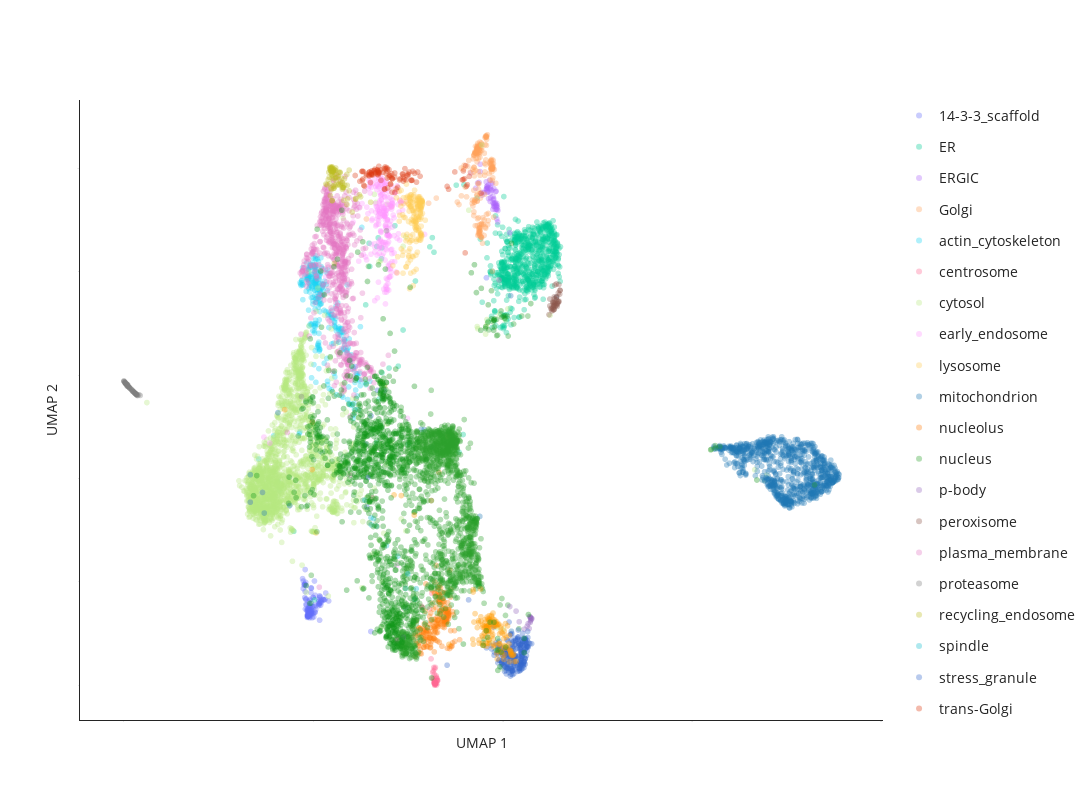

This figure's notebook cell:
### Markdown cell above
### generate UMAP plots

### Code cell
# generate 2D UMAP plot
label_to_color = "Graph-based_localization_annotation" # **choose which annotation column to highlight here** , other choices: cluster_annotation, Protein-level_consensus_annotation

fig = pu.interaction_umap(umap_table,
    node_name='Gene_name_canonical', cluster=label_to_color, opacity = 0.35,
    unlabelled_color='#D0D3D4', unlabelled_opacity=0.1, pointsize = 6,
    x='umap_1', y='umap_2',
    categorical=True)
fig.update_layout(width=1200, height=800)

fig.show()

# save the figure as an html file
save_path = os.path.join("output")
save_name = f"UMAP_2Dview_seed={UMAP_seed}html"
pio.write_html(fig, file=os.path.join(save_path, save_name), auto_open=False)

### Figure 1 — Plotly figure (JSON) as saved in the notebook; plotly's stock layout.template omitted (floating-point values rounded to 4 significant figures; data arrays with more than 128 entries replaced by an {"elided": "..."} marker saying what was removed)
{"data": [{"customdata": [[6594], [2734], [5560], [5147], [3225], [103], [8252], [2148], [6244], [7732], [934], [7519], [2886], [2171], [3689], [3980], [7881], [604], [8351], [183], [1803], [6672], [6964], [4559], [588], [1801], [1078], [8435], [3256], [4205], [2184], [902], [4218], [3814], [3989], [5142], [7775], [6097], [5529], [1049], [5717], [7299], [6106], [6053], [2081], [5115], [5116], [7770], [3163], [6107], [2777], [6266], [7767], [4138], [7510], [8193], [165], [4131], [164], [4915], [2029], [3127], [2103], [4926], [2031], [6021], [3175], [7493], [3635], [7201], [3507], [6355], [5495], [5937], [1828], [6771], [474], [3435], [2334], [2509], [4858], [4319], [394], [5665], [4443], [1419], [3450], [767], [6383], [8078], [1849], [3894], [6400], [1861], [8109], [7839], [2399], [5016], [5833], [5677], [3084], [3921], [194], [2229], [1811], [3629], [2241], [4545], [4544], [3295], [7554], [3335], [5577], [7008], [3628], [3347], [3351], [3092], [3344], [3947], [5767], [6218], [6335], [518], [5946]], "hovertemplate": "<b>%{hovertext}</b><br><br>Graph-based_localization_annotation=14-3-3_scaffold<br>UMAP 1=%{x}<br>UMAP 2=%{y}<extra></extra>", "hovertext": ["CEP112", "DEF6", "KIF1Bbeta", "AKAP13", "YWHAZ", "TBC1D7", "ZBTB21", "KIF5A", "CLASP1", "MLXIP", "SPRYD3", "TANC1", "SHROOM3", "KIF5C", "RAF1", "PFKFB2", "HOMER3", "PLEKHG4", "SIK3", "RACGAP1", "TSC1", "NAV1", "E2F7", "YWHAB", "SHCBP1", "KSR1", "KLC4", "IRS2", "WNK1", "PPP1R3D", "KIF23", "MAP3K2", "LATS1", "SYNJ2", "SRGAP2", "FOXO1", "MSL2", "RICTOR", "CCDC88A", "RASSF7", "Q5IBP5[p]", "MAPKAP1", "CRTC3", "SASH1", "MYCBP2", "CAMSAP2", "SPIRE1", "TANC2", "TBC1D1", "CRTC1", "CEP170", "SH3RF1", "CENPJ", "SOGA1", "FAM117A", "RASAL2", "KLC3", "FRYL", "SH3BP5L", "YWHAG", "KIF1A", "PTPN3", "ARHGEF2", "YWHAE", "WDR37", "MAST2", "KIF5B-ALK", "OSBPL6", "CEP170B", "NEK1", "SH3PXD2A", "RALGPS2", "SHROOM1", "WWC2", "TSC2", "DENND1A", "BAD", "MAP3K4", "AP5Z1", "NADK", "HDAC4", "FBXO45", "EXO1", "RASAL2", "NF1", "PNPLA2", "PACS2", "CDR2L", "PTOV1", "CAMSAP3", "PLCH1", "FOXO3", "CRLF3", "FAM13A", "PI4KB", "KIF13B", "ARHGAP32", "FOXK1", "MAP3K21", "MAP3K5", "R3HDM2", "CFAP410", "ARAF", "WDR62", "DYRK1A", "HDAC7", "E2F8", "CDC25C", "CDC25B", "CLASP2", "KLC2", "CLASP2", "CRTC2", "GPRASP2", "HECTD4", "KLC1", "CEP170", "EML3", "ARHGEF4", "TBC1D4", "CEP170", "KNS2", "GLCCI1", "USP8", "CARMIL2"], "legendgroup": "14-3-3_scaffold", "marker": {"color": "#636EFA", "opacity": 0.35, "size": 6, "symbol": "circle"}, "mode": "markers", "name": "14-3-3_scaffold", "showlegend": true, "type": "scattergl", "x": [4.851, 4.919, 5.168, 4.961, 5.315, 4.899, 4.871, 4.794, 5.408, 5.053, 4.921, 5.054, 6.114, 4.875, 4.857, 4.864, 4.856, 5.042, 4.809, 5.276, 4.852, 4.912, 5.033, 5.203, 4.903, 4.844, 4.915, 4.942, 5.33, 4.806, 5.167, 4.832, 4.808, 4.94, 5.163, 4.908, 4.999, 5.01, 4.854, 4.944, 4.876, 5.039, 4.866, 4.864, 5.193, 4.892, 4.887, 5.218, 4.785, 4.873, 4.901, 4.787, 4.943, 4.907, 4.853, 5.065, 4.837, 4.96, 4.802, 5.162, 5.012, 5.17, 5.285, 5.215, 4.899, 4.917, 5.194, 9.574, 4.869, 5.015, 4.897, 4.895, 4.952, 4.736, 4.905, 4.765, 4.845, 4.74, 5.136, 4.886, 4.845, 4.957, 4.972, 5.141, 4.953, 4.829, 4.894, 4.886, 4.871, 4.9, 5.156, 4.887, 4.855, 4.884, 4.952, 4.939, 4.914, 4.914, 4.921, 4.89, 4.785, 4.891, 4.856, 4.871, 6.522, 4.881, 4.917, 4.766, 4.776, 5.183, 5.15, 5.26, 4.865, 4.989, 4.969, 5.144, 4.998, 4.902, 4.768, 5.052, 7.436, 4.911, 4.718, 4.862, 4.803], "xaxis": "x", "y": [1.354, 1.514, 1.26, 1.417, 1.663, 1.384, 1.378, 1.474, 1.632, 1.741, 1.397, 1.526, 6.169, 1.334, 1.328, 1.372, 1.471, 1.553, 1.671, 1.651, 1.38, 1.398, 2.018, 1.63, 1.639, 1.313, 1.346, 1.383, 1.785, 1.562, 1.695, 1.444, 1.932, 1.795, 1.591, 1.515, 1.697, 1.521, 1.337, 1.884, 1.362, 1.418, 1.367, 1.624, 1.547, 1.363, 1.492, 1.649, 1.813, 1.409, 1.397, 2.239, 1.399, 1.414, 1.441, 1.466, 1.475, 1.381, 1.662, 1.587, 1.387, 1.731, 1.652, 1.6, 1.43, 1.445, 1.61, 7.888, 1.475, 1.323, 1.409, 1.37, 1.877, 1.872, 1.306, 1.954, 1.353, 2.017, 1.656, 1.393, 1.347, 1.452, 1.307, 1.618, 1.398, 1.558, 1.54, 1.432, 1.36, 1.372, 1.567, 1.516, 1.432, 1.365, 1.457, 1.482, 1.662, 1.554, 1.451, 1.342, 1.953, 1.452, 1.327, 1.342, 1.04, 1.372, 1.459, 1.932, 1.697, 1.714, 1.543, 1.663, 1.341, 1.387, 1.516, 1.569, 1.703, 1.41, 1.953, 1.413, 1.499, 1.33, 2.064, 1.332, 1.991], "yaxis": "y"}, {"customdata": {"elided": "754x1 int values"}, "hovertemplate": "<b>%{hovertext}</b><br><br>Graph-based_localization_annotation=ER<br>UMAP 1=%{x}<br>UMAP 2=%{y}<extra></extra>", "hovertext": {"elided": "754 str values"}, "legendgroup": "ER", "marker": {"color": "#00CC96", "opacity": 0.35, "size": 6, "symbol": "circle"}, "mode": "markers", "name": "ER", "showlegend": true, "type": "scattergl", "x": {"elided": "754 float values"}, "xaxis": "x", "y": {"elided": "754 float values"}, "yaxis": "y"}, {"customdata": [[4413], [3597], [2299], [3648], [5396], [6281], [7569], [958], [5383], [4847], [4192], [4036], [2303], [5141], [8481], [1646], [3278], [666], [7596], [2317], [5584], [2841], [3519], [6828], [230], [3044], [6708], [3029], [2998], [8011], [2868], [4808], [1919], [4807], [5688], [5218], [1983], [6800], [512], [5759], [2683], [2825], [282], [2501], [1747], [3767], [1754], [3162], [7797], [8387], [5712], [748], [2617], [3827], [3837], [5705], [2811], [576]], "hovertemplate": "<b>%{hovertext}</b><br><br>Graph-based_localization_annotation=ERGIC<br>UMAP 1=%{x}<br>UMAP 2=%{y}<extra></extra>", "hovertext": ["ARF4", "SEC22B", "ERGIC3", "SLC39A11", "SEC23B", "TMED4", "LMAN2L", "COPZ1", "TMED2", "SEC13", "SEC24A", "SEC22B", "GNPTG", "SCAP", "COPG1", "COPG2", "SEC31A", "TMED9", "RAB3GAP2", "ARF5", "SAR1B", "TRIM4", "COPB2", "SCFD1", "SREBF2", "ERGIC1", "MCFD2", "GPR89B", "B4DSQ5[p]", "MTMR4", "YIPF5", "COPA", "ERP44", "COPB1", "YIF1B", "TMED1", "LMAN2", "CHPT1", "DESI2", "SAR1A", "METTL9", "CHPF2", "LMAN1", "LYSMD3", "TRIM27", "COPE", "IER3IP1", "RAB3GAP1", "RAB18", "TMED5", "RABL3", "EGFL7", "ARCN1", "BET1", "RER1", "PIGG", "STC2", "TMED10"], "legendgroup": "ERGIC", "marker": {"color": "#AB63FA", "opacity": 0.35, "size": 6, "symbol": "circle"}, "mode": "markers", "name": "ERGIC", "showlegend": true, "type": "scattergl", "x": [9.38, 9.866, 9.697, 9.839, 9.41, 9.681, 9.805, 9.571, 9.773, 9.872, 9.457, 9.673, 9.849, 9.732, 9.593, 9.567, 9.408, 9.778, 9.609, 9.341, 9.509, 9.827, 9.633, 9.63, 9.817, 9.841, 9.834, 9.757, 9.718, 9.763, 9.597, 9.607, 9.808, 9.626, 9.769, 9.785, 9.748, 9.16, 9.681, 9.749, 9.469, 9.744, 9.81, 9.689, 9.291, 9.598, 9.687, 9.577, 9.85, 9.848, 9.807, 9.768, 9.586, 9.658, 9.58, 9.85, 10.19, 9.877], "xaxis": "x", "y": [9.734, 9.248, 9.715, 9.213, 10.09, 9.624, 9.341, 9.607, 9.308, 8.969, 9.487, 9.365, 9.026, 9.716, 9.659, 9.744, 9.943, 9.328, 9.552, 9.722, 9.533, 9.564, 9.627, 9.421, 9.556, 9.294, 9.265, 9.4, 9.582, 9.274, 9.546, 9.633, 9.274, 9.685, 9.614, 9.264, 9.337, 9.918, 9.529, 9.461, 9.541, 9.213, 9.207, 9.6, 9.621, 9.624, 9.434, 9.585, 9.283, 9.21, 9.319, 9.416, 9.655, 9.777, 9.612, 9.327, 8.76, 9.191], "yaxis": "y"}, {"customdata": {"elided": "188x1 int values"}, "hovertemplate": "<b>%{hovertext}</b><br><br>Graph-based_localization_annotation=Golgi<br>UMAP 1=%{x}<br>UMAP 2=%{y}<extra></extra>", "hovertext": {"elided": "188 str values"}, "legendgroup": "Golgi", "marker": {"color": "#FFA15A", "opacity": 0.35, "size": 6, "symbol": "circle"}, "mode": "markers", "name": "Golgi", "showlegend": true, "type": "scattergl", "x": {"elided": "188 float values"}, "xaxis": "x", "y": {"elided": "188 float values"}, "yaxis": "y"}, {"customdata": {"elided": "273x1 int values"}, "hovertemplate": "<b>%{hovertext}</b><br><br>Graph-based_localization_annotation=actin_cytoskeleton<br>UMAP 1=%{x}<br>UMAP 2=%{y}<extra></extra>", "hovertext": {"elided": "273 str values"}, "legendgroup": "actin_cytoskeleton", "marker": {"color": "#19D3F3", "opacity": 0.35, "size": 6, "symbol": "circle"}, "mode": "markers", "name": "actin_cytoskeleton", "showlegend": true, "type": "scattergl", "x": {"elided": "273 float values"}, "xaxis": "x", "y": {"elided": "273 float values"}, "yaxis": "y"}, {"customdata": [[2147], [7486], [7292], [3168], [8342], [1302], [8501], [5908], [7175], [4197], [6153], [6389], [5540], [10], [6155], [2284], [5493], [2440], [3244], [7168], [7409], [3831], [4698], [4142], [3657], [5846], [1174], [6507], [7320], [2771], [1381], [5687], [6850], [6500], [6604], [5861], [6773], [4204], [2725], [6543], [2140], [1148], [6181], [7022], [22], [354]], "hovertemplate": "<b>%{hovertext}</b><br><br>Graph-based_localization_annotation=centrosome<br>UMAP 1=%{x}<br>UMAP 2=%{y}<extra></extra>", "hovertext": ["CEP290", "CEP41", "AKAP9", "PCM1", "SSX2IP", "WRAP73", "CCDC61", "CEP135", "CEP63", "PCNT", "TPGS1", "MIB1", "C2CD3", "CCP110", "CEP128", "CEP350", "KIF7", "OFD1", "PCM1", "CCDC138", "CEP250", "CETN3", "CSNK1D", "CEP152", "CCDC14", "CROCC", "ALMS1", "CNTROB", "CCDC77", "CEP131", "CDK5RAP2", "ODF2", "PIBF1", "SPICE1", "CEP120", "CEP350", "CEP192", "CEP43", "BBS4", "NIN", "CSPP1", "MED4", "CEP68", "TBC1D31", "CEP72", "CEP57"], "legendgroup": "centrosome", "marker": {"color": "#FF6692", "opacity": 0.35, "size": 6, "symbol": "circle"}, "mode": "markers", "name": "centrosome", "showlegend": true, "type": "scattergl", "x": [8.213, 8.112, 8.291, 8.15, 8.198, 8.196, 8.221, 8.269, 8.079, 8.226, 7.89, 8.181, 7.861, 8.193, 8.236, 6.567, 8.218, 8.207, 8.19, 8.209, 8.279, 8.134, 8.206, 8.227, 8.231, 8.242, 8.183, 8.248, 8.198, 8.196, 8.256, 8.262, 8.211, 8.158, 8.256, 8.24, 8.209, 8.216, 8.22, 8.246, 8.23, 8.2, 8.27, 8.223, 8.217, 8.171], "xaxis": "x", "y": [0.04209, 0.5106, 0.09413, 0.1355, 0.03662, 0.08353, 0.02866, 0.08832, 1.479, 0.05126, 1.501, 0.1312, 1.526, 0.05045, 0.0479, 3.626, 0.02542, 0, 0.04155, 0.05554, 0.09632, 1.78, 0.07078, 0.3452, 0.03843, 0.158, 0.344, 0.1294, 0.213, 0.07754, 0.004633, 0.03709, 0.01645, 0.2489, 0.09855, 0.04072, 0.3179, 0.05328, 0.01007, 0.1829, 0.02507, 0.07619, 0.135, 0.03465, 0.02535, 0.2763], "yaxis": "y"}, {"customdata": {"elided": "1797x1 int values"}, "hovertemplate": "<b>%{hovertext}</b><br><br>Graph-based_localization_annotation=cytosol<br>UMAP 1=%{x}<br>UMAP 2=%{y}<extra></extra>", "hovertext": {"elided": "1797 str values"}, "legendgroup": "cytosol", "marker": {"color": "#B6E880", "opacity": 0.35, "size": 6, "symbol": "circle"}, "mode": "markers", "name": "cytosol", "showlegend": true, "type": "scattergl", "x": {"elided": "1797 float values"}, "xaxis": "x", "y": {"elided": "1797 float values"}, "yaxis": "y"}, {"customdata": {"elided": "225x1 int values"}, "hovertemplate": "<b>%{hovertext}</b><br><br>Graph-based_localization_annotation=early_endosome<br>UMAP 1=%{x}<br>UMAP 2=%{y}<extra></extra>", "hovertext": {"elided": "225 str values"}, "legendgroup": "early_endosome", "marker": {"color": "#FF97FF", "opacity": 0.35, "size": 6, "symbol": "circle"}, "mode": "markers", "name": "early_endosome", "showlegend": true, "type": "scattergl", "x": {"elided": "225 float values"}, "xaxis": "x", "y": {"elided": "225 float values"}, "yaxis": "y"}, {"customdata": {"elided": "164x1 int values"}, "hovertemplate": "<b>%{hovertext}</b><br><br>Graph-based_localization_annotation=lysosome<br>UMAP 1=%{x}<br>UMAP 2=%{y}<extra></extra>", "hovertext": {"elided": "164 str values"}, "legendgroup": "lysosome", "marker": {"color": "#FECB52", "opacity": 0.35, "size": 6, "symbol": "circle"}, "mode": "markers", "name": "lysosome", "showlegend": true, "type": "scattergl", "x": {"elided": "164 float values"}, "xaxis": "x", "y": {"elided": "164 float values"}, "yaxis": "y"}, {"customdata": {"elided": "859x1 int values"}, "hovertemplate": "<b>%{hovertext}</b><br><br>Graph-based_localization_annotation=mitochondrion<br>UMAP 1=%{x}<br>UMAP 2=%{y}<extra></extra>", "hovertext": {"elided": "859 str values"}, "legendgroup": "mitochondrion", "marker": {"color": "#1F77B4", "opacity": 0.35, "size": 6, "symbol": "circle"}, "mode": "markers", "name": "mitochondrion", "showlegend": true, "type": "scattergl", "x": {"elided": "859 float values"}, "xaxis": "x", "y": {"elided": "859 float values"}, "yaxis": "y"}, {"customdata": {"elided": "209x1 int values"}, "hovertemplate": "<b>%{hovertext}</b><br><br>Graph-based_localization_annotation=nucleolus<br>UMAP 1=%{x}<br>UMAP 2=%{y}<extra></extra>", "hovertext": {"elided": "209 str values"}, "legendgroup": "nucleolus", "marker": {"color": "#FF7F0E", "opacity": 0.35, "size": 6, "symbol": "circle"}, "mode": "markers", "name": "nucleolus", "showlegend": true, "type": "scattergl", "x": {"elided": "209 float values"}, "xaxis": "x", "y": {"elided": "209 float values"}, "yaxis": "y"}, {"customdata": {"elided": "1505x1 int values"}, "hovertemplate": "<b>%{hovertext}</b><br><br>Graph-based_localization_annotation=nucleus<br>UMAP 1=%{x}<br>UMAP 2=%{y}<extra></extra>", "hovertext": {"elided": "1505 str values"}, "legendgroup": "nucleus", "marker": {"color": "#2CA02C", "opacity": 0.35, "size": 6, "symbol": "circle"}, "mode": "markers", "name": "nucleus", "showlegend": true, "type": "scattergl", "x": {"elided": "1505 float values"}, "xaxis": "x", "y": {"elided": "1505 float values"}, "yaxis": "y"}, {"customdata": [[7660], [6297], [4488], [7064], [6651], [6493], [6391], [6036], [6495], [7446], [4933], [5829], [6129], [1520], [219], [7814], [1268]], "hovertemplate": "<b>%{hovertext}</b><br><br>Graph-based_localization_annotation=p-body<br>UMAP 1=%{x}<br>UMAP 2=%{y}<extra></extra>", "hovertext": ["YTHDC2", "PATL1", "DDX6", "EDC3", "LSM14A", "DCP1B", "DCP2", "EDC4", "XRN1", "LSM14B", "LSM3", "LSM14B", "Q6ZMY0[p]", "LSM1", "EIF4ENIF1", "DCP1A", "LSM5"], "legendgroup": "p-body", "marker": {"color": "#9467BD", "opacity": 0.35, "size": 6, "symbol": "circle"}, "mode": "markers", "name": "p-body", "showlegend": true, "type": "scattergl", "x": [10.65, 10.73, 10.7, 10.75, 10.67, 10.75, 10.74, 10.76, 10.74, 7.379, 10.19, 10.58, 10.44, 10.72, 10.73, 10.78, 10.36], "xaxis": "x", "y": [1.141, 1.326, 1.099, 1.27, 1.193, 1.307, 1.306, 1.289, 1.246, 0.9294, 1.524, 1.087, 1.229, 1.327, 1.215, 1.291, 1.435], "yaxis": "y"}, {"customdata": [[4861], [7468], [8225], [3917], [4030], [3780], [6315], [5503], [4578], [174], [932], [1483], [6163], [1991], [6915], [5972], [306], [1081], [1164], [2180], [8189], [3836], [3834], [5111], [5958], [2947], [2751], [7852], [7253], [8473], [5567], [2924], [4509], [6346], [4574], [3713], [3930], [4512], [757], [2004]], "hovertemplate": "<b>%{hovertext}</b><br><br>Graph-based_localization_annotation=peroxisome<br>UMAP 1=%{x}<br>UMAP 2=%{y}<extra></extra>", "hovertext": ["PEX3", "PECR", "CROT", "SLC25A17", "PEX14", "ACOT8", "TMEM135", "TYSND1", "EPHX2", "PEX26", "FAR2", "HSD17B4", "ACAD11", "SCP2", "PEX13", "ECI2", "ACAA1", "PEX6", "PEX12", "ACBD5", "HACL1", "ACOX3", "GNPAT", "EHHADH", "GSTK1", "B4DL07[p]", "FAR1", "PXMP2", "PAFAH2", "PEX16", "DECR2", "B4DI68[p]", "ABCD3", "LONP2", "ABCD1", "AGPS", "PEX1", "PEX2", "ACOX1", "CAT"], "legendgroup": "peroxisome", "marker": {"color": "#8C564B", "opacity": 0.35, "size": 6, "symbol": "circle"}, "mode": "markers", "name": "peroxisome", "showlegend": true, "type": "scattergl", "x": [11.38, 11.43, 11.41, 11.51, 11.33, 11.49, 11.39, 11.47, 11.23, 11.44, 11.49, 11.32, 11.52, 11.28, 11.47, 11.36, 11.36, 11.31, 11.45, 11.43, 11.39, 11.48, 11.36, 11.52, 11.25, 11.34, 11.36, 11.25, 11.34, 11.42, 11.42, 11.28, 11.36, 11.45, 11.36, 11.35, 11.36, 11.43, 11.38, 11.33], "xaxis": "x", "y": [7.746, 7.459, 7.356, 7.571, 7.402, 7.759, 7.333, 7.424, 7.174, 7.333, 7.435, 7.291, 7.646, 7.283, 7.594, 7.517, 7.479, 7.246, 7.388, 7.522, 7.406, 7.42, 7.398, 7.642, 7.477, 7.315, 7.414, 7.344, 7.263, 7.768, 7.508, 7.303, 7.347, 7.396, 7.277, 7.359, 7.274, 7.361, 7.37, 7.421], "yaxis": "y"}, {"customdata": {"elided": "647x1 int values"}, "hovertemplate": "<b>%{hovertext}</b><br><br>Graph-based_localization_annotation=plasma_membrane<br>UMAP 1=%{x}<br>UMAP 2=%{y}<extra></extra>", "hovertext": {"elided": "647 str values"}, "legendgroup": "plasma_membrane", "marker": {"color": "#E377C2", "opacity": 0.35, "size": 6, "symbol": "circle"}, "mode": "markers", "name": "plasma_membrane", "showlegend": true, "type": "scattergl", "x": {"elided": "647 float values"}, "xaxis": "x", "y": {"elided": "647 float values"}, "yaxis": "y"}, {"customdata": [[1416], [1664], [7251], [7531], [1418], [1655], [6939], [1470], [1965], [1625], [7128], [1624], [1448], [984], [1652], [1653], [2438], [1654], [879], [1244], [1686], [1264], [1587], [1249], [4768], [8070], [4906], [5742], [263], [8511], [4922], [4507], [2835], [6831], [3356], [594], [5387], [5078], [8330], [4485], [5957], [5451], [5950], [4343], [6593], [5885], [5880], [649], [6621], [4486], [5741], [4508], [8514], [3035], [3553], [5615], [3723], [8437], [4822], [4825], [4830], [2748], [3883], [5597], [8431], [259], [5333], [5347], [698], [3868], [5724], [5193]], "hovertemplate": "<b>%{hovertext}</b><br><br>Graph-based_localization_annotation=proteasome<br>UMAP 1=%{x}<br>UMAP 2=%{y}<extra></extra>", "hovertext": ["PSMA7", "PSMC2", "PSMD1", "PITHD1", "PSME1", "PSMB4", "PSMG2", "PSMD12", "PSMB3", "PSMB2", "NGLY1", "PSMC5", "BAG1", "TCP11L2", "PSMC3", "PSMA3", "PSMC4", "PSMA6", "PSMA2", "PSME2", "PSMD14", "NUB1", "PSMA5", "PSMC6", "PSMD7", "RNF181", "PSME3", "UCHL5", "ZFAND5", "PSMD8", "PSMC1", "PSMB6", "TCP11L1", "UBLCP1", "PSMB7", "PSME3IP1", "UBE3C", "UBE3A", "POMP", "PSMA1", "ZFAND6", "ADRM1", "PSME3", "UBL4A", "UBR7", "ECPAS", "PSMD4", "RAD23A", "AFG2A", "PSMA4", "UCHL5", "PSMB5", "PSMC3", "UBQLN2", "UBFD1", "AKIRIN2", "PSMD11", "RNF115", "USP14", "RAD23B", "PSMD4", "PSMG1", "TXNL1", "PSMB1", "USP15", "PSMD13", "PSME4", "PSMD6", "PSMG3", "PSMD3", "PSMG4", "PSMD2"], "legendgroup": "proteasome", "marker": {"color": "#7F7F7F", "opacity": 0.35, "size": 6, "symbol": "circle"}, "mode": "markers", "name": "proteasome", "showlegend": true, "type": "scattergl", "x": [0.08811, 0.08595, 0.03328, 0.309, 0.06153, 0.009432, 0.2668, 0.03191, 0.03488, 0.04955, 0.3906, 0, 0.3163, 0.2742, 0.2543, 0.0362, 0.04432, 0.04724, 0.09443, 0.1539, 0.07824, 0.3384, 0.09165, 0.04619, 0.06775, 0.3259, 4.69, 0.3028, 0.2053, 0.0004025, 0.0673, 0.07281, 0.2963, 0.3185, 0.09138, 0.2702, 0.153, 0.2358, 0.2404, 0.06004, 0.2148, 0.05804, 0.1749, 6.934, 0.3262, 0.129, 0.04189, 0.3451, 0.1513, 0.07614, 0.08508, 0.01637, 0.03011, 0.1006, 0.2881, 0.2891, 0.03443, 0.4304, 0.1138, 0.04804, 0.1109, 0.1428, 0.2346, 0.02824, 0.3262, 0.0325, 0.206, 0.112, 0.3428, 0.108, 0.3599, 0.06306], "xaxis": "x", "y": [5.808, 5.789, 5.855, 5.643, 5.827, 5.877, 5.671, 5.857, 5.855, 5.842, 5.623, 5.888, 5.644, 5.67, 5.684, 5.85, 5.84, 5.842, 5.802, 5.752, 5.82, 5.628, 5.804, 5.844, 5.821, 5.633, 5.588, 5.647, 5.716, 5.888, 5.827, 5.824, 5.651, 5.636, 5.802, 5.669, 5.757, 5.694, 5.692, 5.831, 5.716, 5.839, 5.74, 8.797, 5.632, 5.777, 5.846, 5.622, 5.758, 5.818, 5.826, 5.872, 5.858, 5.816, 5.657, 5.652, 5.854, 5.61, 5.782, 5.84, 5.787, 5.762, 5.688, 5.86, 5.627, 5.855, 5.716, 5.788, 5.618, 5.789, 5.608, 5.828], "yaxis": "y"}, {"customdata": [[4731], [5740], [5725], [2404], [7092], [1704], [1700], [7074], [1687], [1670], [4654], [6652], [5786], [3133], [4695], [196], [4701], [7357], [267], [3850], [2035], [6210], [3824], [6446], [3470], [6435], [3787], [977], [2203], [3777], [444], [457], [6354], [8232], [6460], [257], [2023], [6138], [640], [7988], [1786], [5635], [1814], [8345], [1853], [7407], [2322], [3368], [3995], [6117], [1929], [2276], [6497], [6926], [1809], [7514], [2515], [7680], [5500], [4987], [5020], [5024], [8034], [2612], [8496], [5445], [5520], [64], [5408], [5103], [5162], [2681], [5217], [5242], [14], [6907], [7781], [828], [5551], [5442], [6377], [6726], [8110]], "hovertemplate": "<b>%{hovertext}</b><br><br>Graph-based_localization_annotation=recycling_endosome<br>UMAP 1=%{x}<br>UMAP 2=%{y}<extra></extra>", "hovertext": ["RGS19", "COLEC12", "WDR44", "Q59FF5[p];A8CDT9[p]", "ABHD17A", "RALGAPA1", "RAB11FIP5", "CMTM7", "SERPINF1", "SCAMP2", "SLC1A1", "CCNY", "SLC35F1", "PODXL", "TRAPPC10", "CDK16", "ADGRE5", "CRACR2A", "CEMIP2", "STX7", "A0A3B3ITR4[p]", "RAB11FIP2", "SCAMP1", "CD302", "VAMP2", "LMTK2", "SCAMP3", "SYT1", "ARL13B", "ITGB1BP1", "MYADM", "CERK", "RALGAPB", "PACSIN3", "SLC35F2", "NKIRAS2", "ECE1", "SLCO4C1", "LDLR", "GFOD1", "STX3", "ATP6V0A1", "SMIM1", "ATP11B", "ARHGAP10", "VAMP8", "ABCB1", "ATP11A", "ATP9A", "RAB11FIP1", "SLC20A2", "STEAP3", "CMTM4", "SCAMP4", "ATP13A3", "SEMA4C", "A8K6Q8[p];B7Z2I6[p]", "PACC1", "RALGAPA2", "CSNK1G2", "LRP2", "ATP8B2", "PODXL2", "MICALL1", "CSNK1G3", "RAB11B", "GFOD2", "FCGRT", "NHERF2", "LRP1", "PTPRJ", "ATP6V0D1", "ADAM9", "RAB32", "GPRC5B", "APBB2", "KIAA1549", "SLC12A6", "ANO6", "VAMP3", "STX12", "ITFG1", "MRC2"], "legendgroup": "recycling_endosome", "marker": {"color": "#BCBD22", "opacity": 0.35, "size": 6, "symbol": "circle"}, "mode": "markers", "name": "recycling_endosome", "showlegend": true, "type": "scattergl", "x": [5.561, 5.526, 5.824, 5.458, 5.5, 5.5, 5.562, 5.752, 6.516, 5.718, 5.792, 5.501, 5.608, 5.484, 5.95, 5.5, 5.482, 5.658, 5.463, 5.806, 5.41, 5.477, 5.83, 5.769, 5.899, 5.485, 6.251, 5.672, 5.5, 5.363, 5.806, 5.335, 5.545, 5.527, 5.681, 5.528, 5.579, 5.73, 5.707, 5.489, 5.55, 5.949, 5.558, 5.534, 5.466, 5.769, 5.512, 5.526, 5.531, 5.588, 5.889, 5.656, 5.536, 5.79, 5.593, 5.576, 5.907, 5.677, 5.461, 5.453, 5.482, 5.481, 5.545, 5.437, 5.395, 5.89, 5.575, 5.769, 5.441, 5.648, 5.435, 6.221, 5.425, 5.604, 5.478, 6.028, 5.456, 5.711, 5.507, 6.122, 6.119, 5.773, 5.593], "xaxis": "x", "y": [8.167, 9.961, 9.803, 10.0, 9.819, 10.04, 9.89, 9.813, 9.35, 9.683, 9.633, 9.384, 9.771, 9.884, 9.973, 9.377, 9.945, 9.845, 9.961, 9.63, 9.931, 10.0, 9.683, 9.63, 9.678, 10.02, 9.454, 9.93, 9.921, 9.687, 9.388, 9.703, 9.933, 9.666, 9.787, 9.955, 9.691, 9.713, 9.934, 10.02, 9.622, 9.572, 9.985, 9.993, 9.626, 9.72, 9.935, 9.969, 9.954, 9.823, 9.888, 9.684, 9.619, 9.638, 9.964, 9.967, 9.416, 9.695, 10.03, 9.477, 10.0, 9.596, 9.801, 10.03, 9.786, 9.306, 9.66, 9.602, 9.711, 9.864, 9.998, 9.492, 9.833, 9.833, 9.952, 9.16, 9.962, 9.921, 9.865, 9.407, 9.42, 9.73, 10.01], "yaxis": "y"}, {"customdata": [[5923], [7003], [8138], [7006], [1805], [4503], [2285], [973], [4092], [5494], [6385], [4622]], "hovertemplate": "<b>%{hovertext}</b><br><br>Graph-based_localization_annotation=spindle<br>UMAP 1=%{x}<br>UMAP 2=%{y}<extra></extra>", "hovertext": ["SMAD5", "HAUS1", "IFT172", "TUBGCP3", "CEP78", "APEX1", "CCHCR1", "NEDD1", "DNAJC8", "KIZ", "HOMER1", "FEN1"], "legendgroup": "spindle", "marker": {"color": "#17BECF", "opacity": 0.35, "size": 6, "symbol": "circle"}, "mode": "markers", "name": "spindle", "showlegend": true, "type": "scattergl", "x": [7.441, 6.592, 6.365, 7.229, 6.531, 7.685, 6.665, 6.935, 7.72, 6.526, 5.676, 7.5], "xaxis": "x", "y": [1.873, 3.227, 3.585, 2.498, 3.106, 1.664, 3.081, 2.704, 1.868, 3.242, 6.64, 2.157], "yaxis": "y"}, {"customdata": {"elided": "246x1 int values"}, "hovertemplate": "<b>%{hovertext}</b><br><br>Graph-based_localization_annotation=stress_granule<br>UMAP 1=%{x}<br>UMAP 2=%{y}<extra></extra>", "hovertext": {"elided": "246 str values"}, "legendgroup": "stress_granule", "marker": {"color": "#3366CC", "opacity": 0.35, "size": 6, "symbol": "circle"}, "mode": "markers", "name": "stress_granule", "showlegend": true, "type": "scattergl", "x": {"elided": "246 float values"}, "xaxis": "x", "y": {"elided": "246 float values"}, "yaxis": "y"}, {"customdata": [[8447], [2855], [5071], [367], [2907], [3059], [5579], [771], [6743], [4162], [4771], [4028], [5667], [1345], [6799], [3052], [2984], [2514], [4791], [4099], [8324], [4772], [8339], [3007], [8422], [7828], [1130], [7495], [1620], [4009], [7549], [3083], [3151], [1630], [6756], [4448], [2430], [6644], [7871], [7866], [4434], [300], [1403], [5882], [2353], [8465], [5951], [2569], [7013], [4324], [2584], [7452], [7459], [5907], [5901], [3222], [5898], [5895], [6588], [383], [2159], [8530], [3913], [4], [7188], [7202], [6293], [6959], [1239], [3955], [2094], [558], [531], [7919], [2761], [6401], [3901], [3661], [3925], [422], [2090], [2729], [7189], [5295], [2073], [1027], [3558], [6420], [6505], [6951], [3801], [7242], [416], [2727], [6829], [2274], [2818], [3396], [8280], [3899], [6388], [1224], [7345]], "hovertemplate": "<b>%{hovertext}</b><br><br>Graph-based_localization_annotation=trans-Golgi<br>UMAP 1=%{x}<br>UMAP 2=%{y}<extra></extra>", "hovertext": ["YIPF1", "TRAPPC11", "ATP7A", "SORL1", "SLC12A4", "ATP2C1", "MTMR9", "SYNGR2", "PI4K2B", "SNX4", "CLCN3", "VAMP4", "ATP8A1", "TRAPPC2L", "RAB2B", "ARFIP1", "KCT2", "SV2A", "EFNA5", "CPD", "MTMR6", "CLCN5", "TRAPPC4", "LMBRD2", "ATP6V0A2", "HINT3", "SPRYD7", "WDR11", "OSBPL11", "DNAJC13", "RAB33B", "SYNGR1", "ATP7B", "SH3GLB1", "BLOC1S5", "OSBP", "TMEM87A", "DAGLB", "SERINC1", "RAB6B", "M6PR", "TBC1D5", "SLC12A7", "SNX30", "TRAPPC13", "TRAPPC1", "NAPG", "YIPF6", "RAB39B", "TRAPPC2", "SORT1", "OSBPL10", "TMEM59", "FAM91A1", "AP1AR", "TVP23C", "LRIG1", "FAM219B", "ARFGAP1", "ACBD3", "SLC9A6", "PIKFYVE", "STX6", "TM9SF2", "ANKRD27", "TRAPPC9", "TRAPPC6B", "VTI1A", "ARFIP2", "STX10", "MFSD4B", "ANGEL1", "SPG21", "NDFIP2", "SNX8", "TRAPPC5", "TRAPPC3", "C17orf75", "ATP9B", "WDFY1", "TGOLN2", "SYAP1", "STX16", "SLC29A2", "LRBA", "TRAPPC8", "STX16", "FAM219A", "FAM177A1", "TMEM230", "RAB29", "OSBPL9", "ATG9A", "KIAA0319L", "TRAPPC12", "TMEM63A", "GOLM1", "MDK", "SNX7", "SPRY1", "RAB43", "SNAP47", "SLC35A5"], "legendgroup": "trans-Golgi", "marker": {"color": "#DC3912", "opacity": 0.35, "size": 6, "symbol": "circle"}, "mode": "markers", "name": "trans-Golgi", "showlegend": true, "type": "scattergl", "x": [6.949, 6.941, 6.533, 7.08, 6.488, 9.026, 7.071, 6.352, 7.299, 6.696, 6.734, 7.153, 6.685, 6.733, 7.613, 6.925, 7.678, 6.543, 6.639, 7.477, 7.093, 6.778, 6.577, 6.614, 7.377, 8.575, 7.406, 7.01, 7.532, 6.528, 8.936, 6.965, 6.907, 6.889, 7.191, 8.965, 7.624, 7.005, 6.513, 7.281, 6.719, 7.039, 6.231, 6.732, 7.001, 6.546, 7.154, 7.069, 7.23, 6.473, 6.107, 7.587, 7.728, 7.085, 6.722, 6.692, 7.451, 6.882, 9.432, 9.12, 6.475, 7.155, 6.534, 8.739, 6.749, 6.297, 6.411, 6.871, 8.995, 6.689, 6.632, 8.536, 6.955, 7.592, 6.721, 6.292, 6.4, 7.033, 6.843, 6.532, 7.515, 9.071, 9.013, 6.335, 6.286, 6.897, 6.609, 7.422, 8.961, 7.368, 9.046, 7.357, 6.645, 7.489, 6.953, 6.48, 7.758, 6.313, 7.046, 6.323, 7.379, 6.788, 7.822], "xaxis": "x", "y": [9.955, 10.02, 9.879, 9.546, 9.936, 10.06, 9.821, 9.661, 9.805, 9.889, 9.938, 9.916, 9.938, 10.05, 9.775, 9.909, 9.91, 9.956, 9.927, 9.861, 9.805, 9.976, 9.878, 9.958, 9.841, 9.601, 9.799, 9.872, 9.934, 9.918, 9.783, 9.626, 9.996, 9.608, 9.607, 9.956, 9.948, 9.839, 9.731, 9.781, 9.915, 9.707, 9.756, 9.926, 9.983, 9.886, 9.836, 9.905, 9.639, 9.878, 9.868, 9.779, 9.74, 9.805, 9.96, 9.968, 9.784, 9.602, 9.525, 9.851, 9.929, 9.54, 9.91, 9.937, 9.916, 9.952, 9.895, 10.0, 9.804, 9.978, 9.992, 9.656, 9.817, 9.772, 9.878, 9.773, 9.866, 9.862, 9.932, 9.89, 9.883, 9.689, 8.37, 9.679, 9.945, 10.03, 9.965, 10.0, 9.789, 9.888, 9.658, 9.899, 9.912, 9.898, 9.997, 9.857, 9.936, 9.799, 9.697, 9.945, 9.759, 9.774, 9.854], "yaxis": "y"}, {"customdata": {"elided": "137x1 int values"}, "hovertemplate": "<b>%{hovertext}</b><br><br>Graph-based_localization_annotation=translation<br>UMAP 1=%{x}<br>UMAP 2=%{y}<extra></extra>", "hovertext": {"elided": "137 str values"}, "legendgroup": "translation", "marker": {"color": "#FF9900", "opacity": 0.35, "size": 6, "symbol": "circle"}, "mode": "markers", "name": "translation", "showlegend": true, "type": "scattergl", "x": {"elided": "137 float values"}, "xaxis": "x", "y": {"elided": "137 float values"}, "yaxis": "y"}, {"customdata": {"elided": "981x1 int values"}, "hovertemplate": "<b>%{hovertext}</b><br><br>Graph-based_localization_annotation=unclassified<br>UMAP 1=%{x}<br>UMAP 2=%{y}<extra></extra>", "hovertext": {"elided": "981 str values"}, "legendgroup": "unclassified", "marker": {"color": "#109618", "opacity": 0.35, "size": 6, "symbol": "circle"}, "mode": "markers", "name": "unclassified", "showlegend": true, "type": "scattergl", "x": {"elided": "981 float values"}, "xaxis": "x", "y": {"elided": "981 float values"}, "yaxis": "y"}], "layout": {"height": 800, "legend": {"font": {"size": 14}}, "width": 1200, "xaxis": {"showticklabels": true, "tickfont": {"size": 1}, "ticks": "", "title": {"text": "UMAP 1"}}, "yaxis": {"showticklabels": true, "tickfont": {"size": 1}, "ticks": "", "title": {"text": "UMAP 2"}}}}
